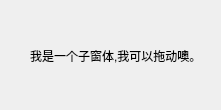
<?xml version="1.0" encoding="UTF-8"?>
<ui version="4.0">
 <class>Dialog</class>
 <widget class="QDialog" name="Dialog">
  <property name="geometry">
   <rect>
    <x>0</x>
    <y>0</y>
    <width>221</width>
    <height>110</height>
   </rect>
  </property>
  <property name="windowTitle">
   <string>Dialog</string>
  </property>
  <widget class="QLabel" name="label">
   <property name="geometry">
    <rect>
     <x>30</x>
     <y>40</y>
     <width>181</width>
     <height>31</height>
    </rect>
   </property>
   <property name="text">
    <string>我是一个子窗体,我可以拖动噢。</string>
   </property>
  </widget>
 </widget>
 <resources/>
 <connections/>
</ui>
